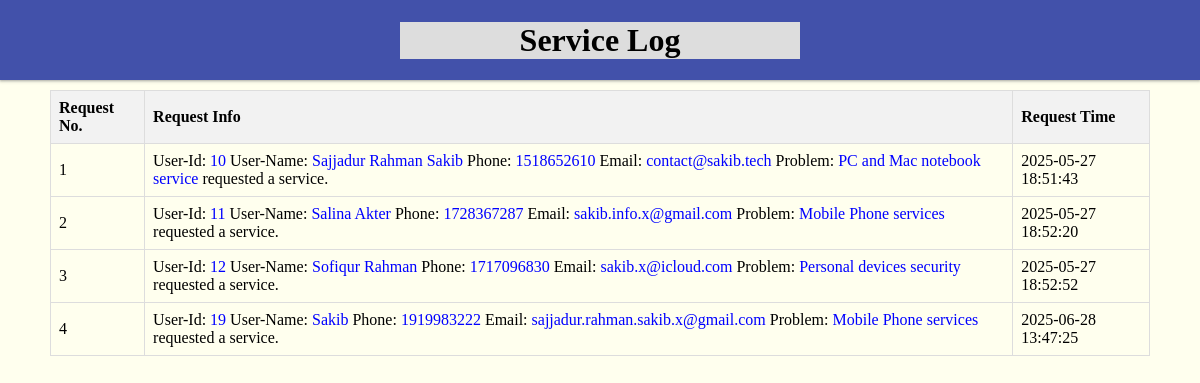
Page /admin/logreport.php (signed in) on the earlier database version.
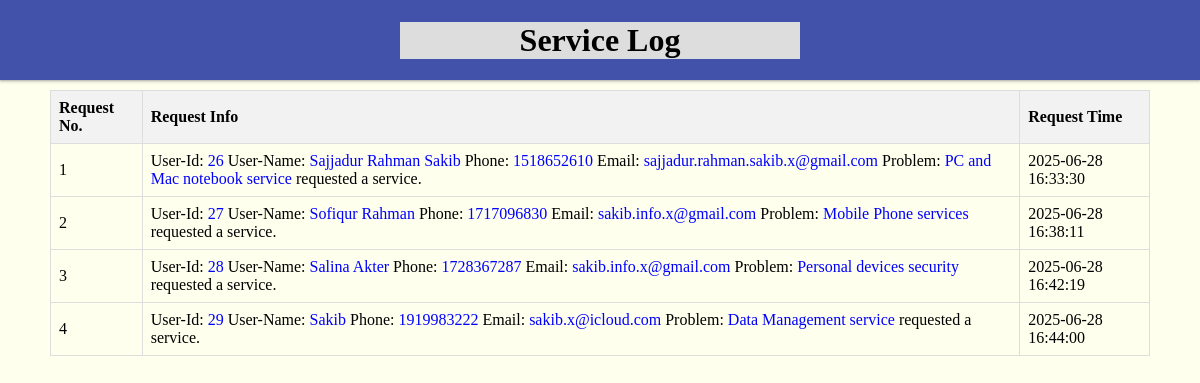
Same page on the later database version.
### tables this page shows
CREATE TABLE `reservation` (
  `id` int(100) NOT NULL,
  `name` varchar(32) NOT NULL,
  `address` varchar(50) NOT NULL,
  `phone` int(14) NOT NULL,
  `email` varchar(38) NOT NULL,
  `problem` varchar(100) NOT NULL,
  `description` varchar(500) NOT NULL,
  `submission_time` timestamp NOT NULL DEFAULT current_timestamp(),
  `tracking` varchar(20) DEFAULT NULL,
  `payment_status` enum('PENDING','PAID','FAILED','CANCELLED') DEFAULT 'PENDING'
);

### admin/logreport.php (the view, shortened to what this page needs)
<!DOCTYPE html>
<html lang="en">
<head>
    <link rel="stylesheet" href="servicelog.css">
</head>
<body>
    <div class="contaner">
        <div class="navbar item">
            <h1>Service Log</h1>
        </div>
        <div class="content item">
<table>
    <thead>
        <tr>
            <th>Request No.</th>
            <th>Request Info</th>
            <th>Request Time</th>
        </tr>
    </thead>
    <tbody>
    <?php
include 'config.php';
$sql = "SELECT * FROM reservation";
$result = mysqli_query($conn, $sql);
$no = 1;
while ($row = mysqli_fetch_assoc($result)) {
    echo '<tr>
    <td>' . $no . '</td>
    <td>
        <p>User-Id: <span style="color: blue;">' . $row['id'] . '</span>
           User-Name: <span style="color: blue;"> ' . $row['name'] . '</span>
           Phone: <span style="color: blue;"> ' . $row['phone'] . '</span>
           Email: <span style="color: blue;"> ' . $row['email'] . '</span>
           Problem: <span style="color: blue;"> ' . $row['problem'] . '</span> requested a service.
        </p>
    </td>
    <td>' . $row['submission_time'] . '</td>
</tr>';
    $no++;
}
?>
    </tbody>
</table>
        </div>
    </div>
</body>
</html>

Differences in the rows shown:
removed reservation: id "10", name "Sajjadur Rahman Sakib", phone "1518652610", email "contact@sakib.tech", problem "PC and Mac notebook service", submission_time "2025-05-27 18:51:43"
removed reservation: id "11", name "Salina Akter", phone "1728367287", email "sakib.info.x@gmail.com", problem "Mobile Phone services", submission_time "2025-05-27 18:52:20"
removed reservation: id "12", name "Sofiqur Rahman", phone "1717096830", email "sakib.x@icloud.com", problem "Personal devices security", submission_time "2025-05-27 18:52:52"
removed reservation: id "19", name "Sakib", phone "1919983222", email "sajjadur.rahman.sakib.x@gmail.com", problem "Mobile Phone services", submission_time "2025-06-28 13:47:25"
added reservation: id "26", name "Sajjadur Rahman Sakib", phone "1518652610", email "sajjadur.rahman.sakib.x@gmail.com", problem "PC and Mac notebook service", submission_time "2025-06-28 16:33:30"
added reservation: id "27", name "Sofiqur Rahman", phone "1717096830", email "sakib.info.x@gmail.com", problem "Mobile Phone services", submission_time "2025-06-28 16:38:11"
added reservation: id "28", name "Salina Akter", phone "1728367287", email "sakib.info.x@gmail.com", problem "Personal devices security", submission_time "2025-06-28 16:42:19"
added reservation: id "29", name "Sakib", phone "1919983222", email "sakib.x@icloud.com", problem "Data Management service", submission_time "2025-06-28 16:44:00"
